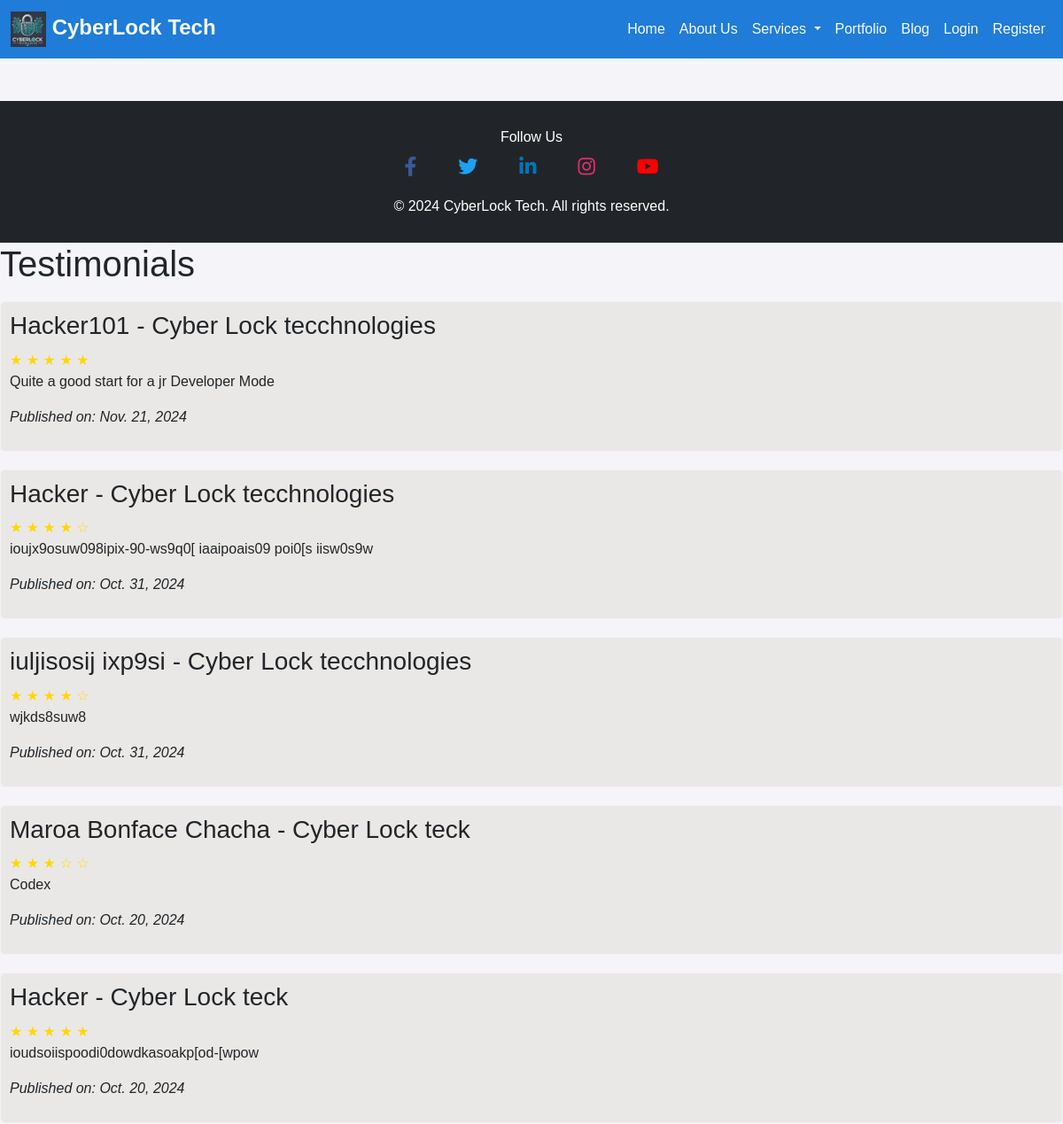
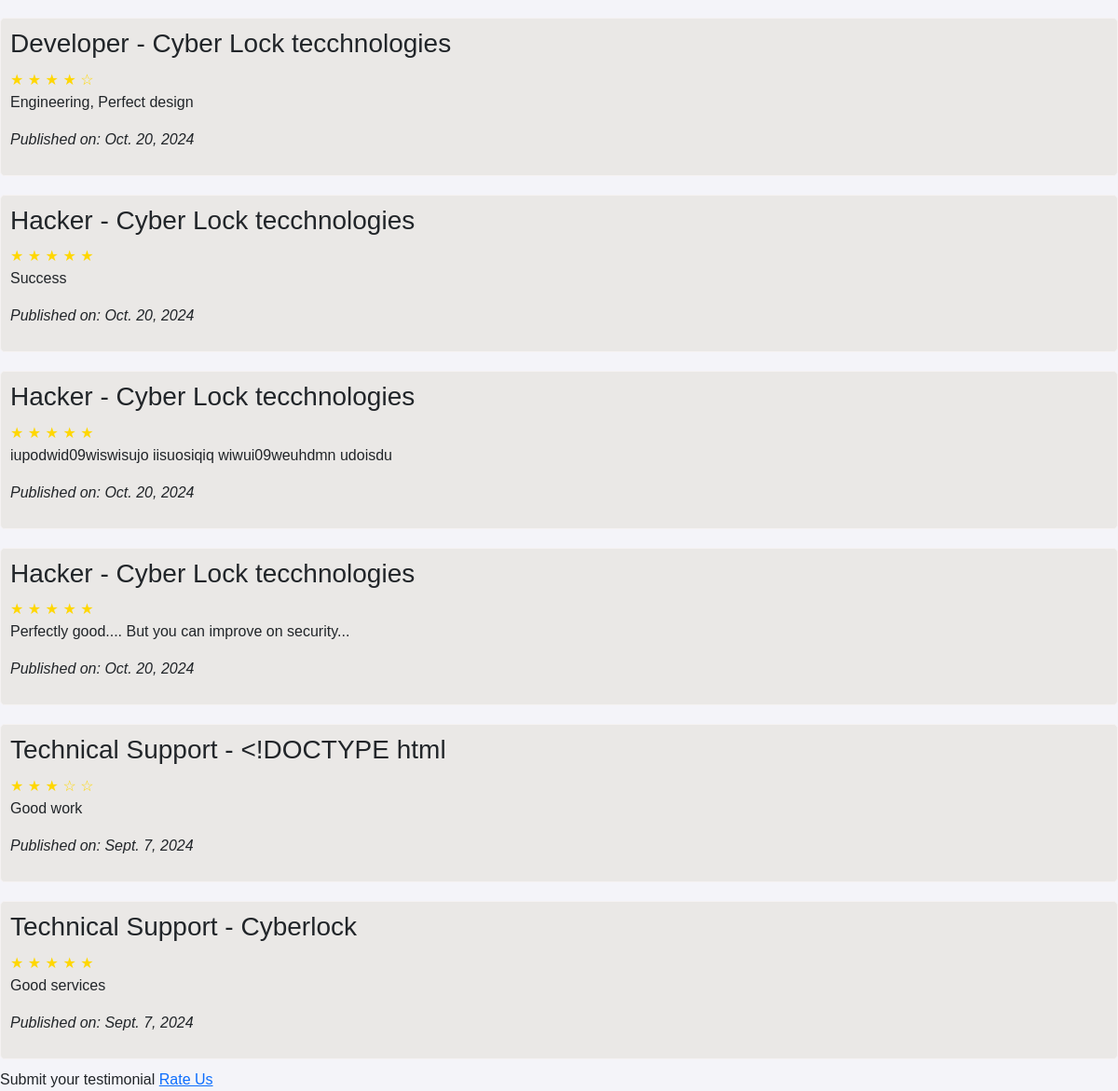
Page /testimonials/ on the committed database (2 pictures, top to bottom).
### coreapp/models.py (models this page shows, shortened)
class Testimonial(models.Model):
    name = models.CharField(max_length=100)
    company = models.CharField(max_length=100, blank=True)
    feedback = models.TextField()
    rating = models.PositiveIntegerField()  # Rating from 1 to 5
    profile_picture = models.ImageField(upload_to='testimonial_pictures/', blank=True)
    published_date = models.DateField(auto_now_add=True)
    class Meta:
        ordering = ['-published_date']
        verbose_name = "Testimonial"
        verbose_name_plural = "Testimonials"

### coreapp/views.py (the view)
# urls.py: path('testimonials/', views.testimonial_list, name='testimonial_list'),
def testimonial_list(request):
    testimonials = Testimonial.objects.all()
    return render(request, 'testimonial_list.html', {'testimonials': testimonials})

### templates/testimonial_list.html (shortened to what this page needs)
{% include 'base.html'%}
{% load static %}
<!DOCTYPE html>
<html lang="en">
<head>
</head>
<body>
    <h1>Testimonials</h1>
    {% for testimonial in testimonials %}
    <div class="testimonial">
        <h3>{{ testimonial.name }}{% if testimonial.company %} - {{ testimonial.company }}{% endif %}</h3>
        <div class="rating">
            {% for i in "12345" %}
                {% if i|slice:":1" <= testimonial.rating|stringformat:"i" %}
                ★
                {% else %}
                ☆
                {% endif %}
            {% endfor %}
        </div>
        <p>{{ testimonial.feedback }}</p>
        <p><em>Published on: {{ testimonial.published_date }}</em></p>
    </div>
    {% empty %}
    <p>No testimonials available.</p>
    {% endfor %}
    <p>Submit your testimonial <a href="{% url 'submit_testimonial' %}">Rate Us</a></p>
</body>
</html>

### templates/base.html (shortened to what this page needs)
{% load static %}
<!DOCTYPE html>
<html lang="en">
<head>
    <link href="https://cdn.jsdelivr.net/npm/bootstrap@5.3.0-alpha1/dist/css/bootstrap.min.css" rel="stylesheet">
    <link rel="stylesheet" href="{% static 'css/base.css' %}">
    <link href="https://cdnjs.cloudflare.com/ajax/libs/font-awesome/6.0.0-beta3/css/all.min.css" rel="stylesheet">
</head>
<body class="d-flex flex-column {% block body_class %}default-body{% endblock %}" style="min-height: 100vh;">
    <nav class="navbar navbar-expand-lg navbar-light bg-light">
        <div class="container-fluid">
            <a class="navbar-brand" href="{% url 'home' %}">
                <img src="{% static 'images/icon-192x192.png' %}" alt="CyberLock Logo" style="width: 40px; height: 40px; object-fit: contain;">
                CyberLock Tech
            </a>
            <div class="collapse navbar-collapse" id="navbarNav">
                <ul class="navbar-nav ms-auto">
                    <li class="nav-item">
                        <a class="nav-link {% if request.resolver_match.url_name == 'home' %}active{% endif %}" href="{% url 'home' %}">Home</a>
                    </li>
                    <li class="nav-item">
                        <a class="nav-link {% if request.resolver_match.url_name == 'about' %}active{% endif %}" href="{% url 'about' %}">About Us</a>
                    </li>
                    <li class="nav-item dropdown">
                        <a class="nav-link dropdown-toggle " href="#" id="navbarDropdownMenuLink" role="button" data-bs-toggle="dropdown" aria-haspopup="true" aria-expanded="false">
                            Services
                        </a>
                    </li>
                    <li class="nav-item">
                        <a class="nav-link {% if request.resolver_match.url_name == 'portfolio' %}active{% endif %}" href="{% url 'portfolio' %}">Portfolio</a>
                    </li>
                    <li class="nav-item">
                        <a class="nav-link {% if request.resolver_match.url_name == 'blog_list' %}active{% endif %}" href="{% url 'blog_list' %}">Blog</a>
                    </li>
                    {% if user.is_authenticated %}
                    <li class="nav-item">
                        <a class="nav-link {% if request.resolver_match.url_name == 'job_list' %}active{% endif %}" href="{% url 'job_list' %}">Jobs</a>
                    </li>
                    <li class="nav-item">
                        <a class="nav-link {% if request.resolver_match.url_name == 'contact_form' %}active{% endif %}" href="{% url 'contact_form' %}">Contact Us</a>
                    </li>
                    <li class="nav-item">
                        <a class="nav-link {% if request.resolver_match.url_name == 'user_profile' %}active{% endif %}" href="{% url 'user_profile' %}">Profile</a>
                    </li>
                    <li class="nav-item">
                        <a class="nav-link" href="{% url 'user_logout' %}">Logout</a>
                    </li>
                    {% else %}
                    <li class="nav-item">
                        <a class="nav-link {% if request.resolver_match.url_name == 'user_login' %}active{% endif %}" href="{% url 'user_login' %}">Login</a>
                    </li>
                    <li class="nav-item">
                        <a class="nav-link {% if request.resolver_match.url_name == 'user_register' %}active{% endif %}" href="{% url 'user_register' %}">Register</a>
                    </li>
                    {% endif %}
                </ul>
            </div>
        </div>
    </nav>
    <footer class="bg-dark text-white py-4">
        <div class="container text-center">
            <p>Follow Us</p>
            <div class="d-flex justify-content-center mb-3">
                <a href="#" class="text-white mx-3" aria-label="Facebook"><i class="fab fa-facebook-f"></i></a>
                <a href="#" class="text-white mx-3" aria-label="Twitter"><i class="fab fa-twitter"></i></a>
                <a href="#" class="text-white mx-3" aria-label="LinkedIn"><i class="fab fa-linkedin-in"></i></a>
                <a href="#" class="text-white mx-3" aria-label="Instagram"><i class="fab fa-instagram"></i></a>
                <a href="#" class="text-white mx-3" aria-label="YouTube"><i class="fab fa-youtube"></i></a>
            </div>
            <p>&copy; 2024 CyberLock Tech. All rights reserved.</p>
        </div>
    </footer>
</body>
</html>

### static/css/base.css (style rules this page uses)
.navbar { background-color: #1f7cd9 !important; }
.navbar-brand, .nav-link { color: #f8f9fa !important; }
.navbar-brand { font-weight: bold; font-size: 1.5rem; }
body { font-family: 'Arial', sans-serif; background-color: #f4f4f9; }
html, body { height: 100%; margin: 0; display: flex; flex-direction: column; }
.container { max-width: 1250px; margin: 0 auto; }
footer { background-color: #333; color: white; padding: 50px 0; text-align: center; font-size: 1rem; }
footer p { margin: 5px 0; }
footer .container { max-width: 1200px; margin: 0 auto; }
footer .d-flex { justify-content: center; gap: 15px; }
footer .d-flex a { font-size: 22px; color: white; transition: color 0.3s ease, transform 0.3s ease; }
footer .fab.fa-facebook-f { color: #3b5998; }
footer .fab.fa-twitter { color: #1da1f2; }
footer .fab.fa-linkedin-in { color: #0077b5; }
footer .fab.fa-instagram { color: #e1306c; }
footer .fab.fa-youtube { color: #ff0000; }

### templates/testimonial_list.html (style rules this page uses)
.testimonial { border: 1px solid #f5f2f2; padding: 10px; margin: 10px 0; border-radius: 5px; background-color: rgba(233, 231, 229, 0.904); }
.testimonial h3 { margin: 0 0 10px; }
.testimonial .rating { color: gold; }

### rows in the picture
Testimonial: name "Hacker101", company "Cyber Lock tecchnologies", rating 5 (drawn), feedback "Quite a good start for a jr Developer Mode", published_date "Nov. 21, 2024"
Testimonial: name "Hacker", company "Cyber Lock tecchnologies", rating 4 (drawn), feedback "ioujx9osuw098ipix-90-ws9q0[ iaaipoais09 poi0[s iisw0s9w", published_date "Oct. 31, 2024"
Testimonial: name "iuljisosij ixp9si", company "Cyber Lock tecchnologies", rating 4 (drawn), feedback "wjkds8suw8", published_date "Oct. 31, 2024"
Testimonial: name "Maroa Bonface Chacha", company "Cyber Lock teck", rating 3 (drawn), feedback "Codex", published_date "Oct. 20, 2024"
Testimonial: name "Hacker", company "Cyber Lock teck", rating 5 (drawn), feedback "ioudsoiispoodi0dowdkasoakp[od-[wpow", published_date "Oct. 20, 2024"
Testimonial: name "Developer", company "Cyber Lock tecchnologies", rating 4 (drawn), feedback "Engineering, Perfect design", published_date "Oct. 20, 2024"
Testimonial: name "Hacker", company "Cyber Lock tecchnologies", rating 5 (drawn), feedback "Success", published_date "Oct. 20, 2024"
Testimonial: name "Hacker", company "Cyber Lock tecchnologies", rating 5 (drawn), feedback "iupodwid09wiswisujo iisuosiqiq wiwui09weuhdmn udoisdu", published_date "Oct. 20, 2024"
Testimonial: name "Hacker", company "Cyber Lock tecchnologies", rating 5 (drawn), feedback "Perfectly good.... But you can improve on security...", published_date "Oct. 20, 2024"
Testimonial: name "Technical Support", company "<!DOCTYPE html", rating 3 (drawn), feedback "Good work", published_date "Sept. 7, 2024"
Testimonial: name "Technical Support", company "Cyberlock", rating 5 (drawn), feedback "Good services", published_date "Sept. 7, 2024"
